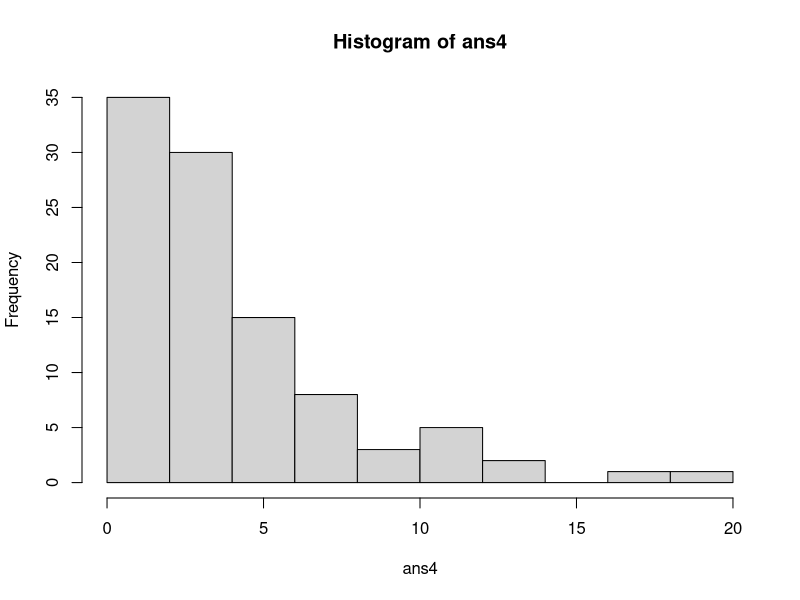
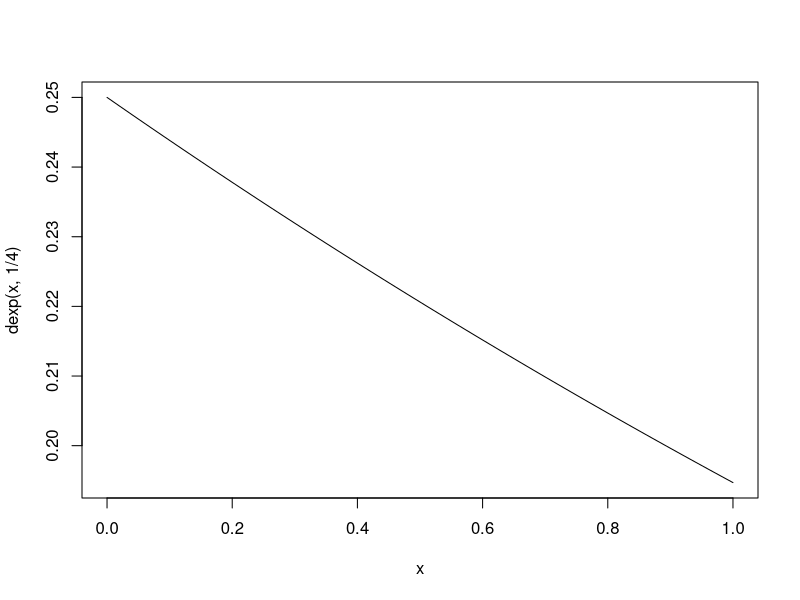
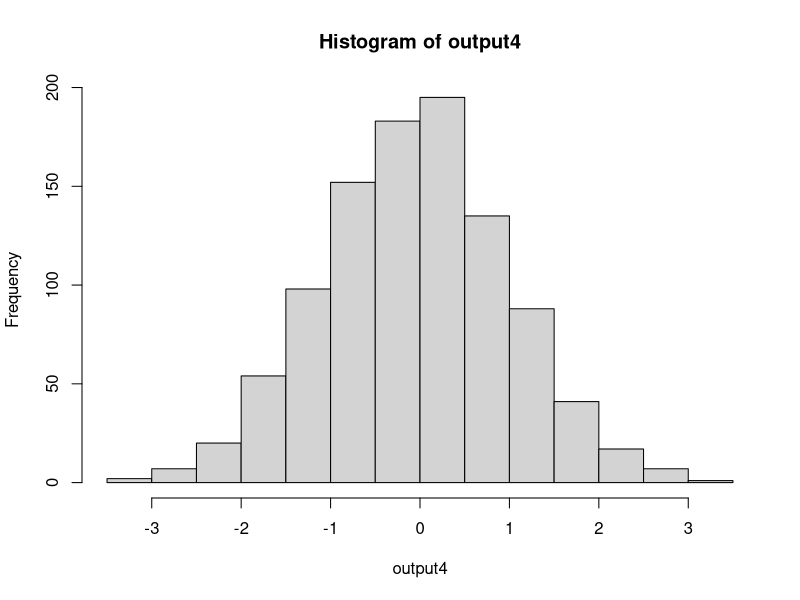

Write the R code that produced these figures, in order.
#Exponential a skewed population distrubition
#EX: how long a light bulb lasts

#dexp(),The density function of exponential distribution
ans <- dexp(10, 1/5)
ans

#pexp(), Using the central density function of exponential distribution
ans2 <- pexp(10, 1/5)
ans2

#qexp(),
ans3 <- qexp(.5, 1/4)
ans3
ans3 <- qexp(.5, 1/2)
ans3
ans3 <- qexp(.5, 3/4)
ans3
ans3 <- qexp(.5, 1)
ans3


#rexp(), random samples from exponential distribution
ans4 <- rexp(100, 1/4)
ans4

hist(ans4)
curve(dexp(x,1/4))


#=======================================================================
#Normal Distribution

#probabilty of a normal distribution
output <- dnorm(100, mean = 0, sd =1)
output

#Central density of normal distrubution
output2 <- pnorm(100, mean = 0, sd =1)
output2

#quantities of normal distrubution
output3 <- qnorm(.25, mean = 0, sd = 1)
output3
output3 <- qnorm(.5, mean = 0, sd = 1)
output3
output3 <- qnorm(.75, mean = 0, sd = 1)
output3


#random samples from normal distrubution
output4 <- rnorm(1000, mean = 0, sd =1)
output4
#1000 entries of data, sumary helps look at it all
summary(output4)

hist(output4)
